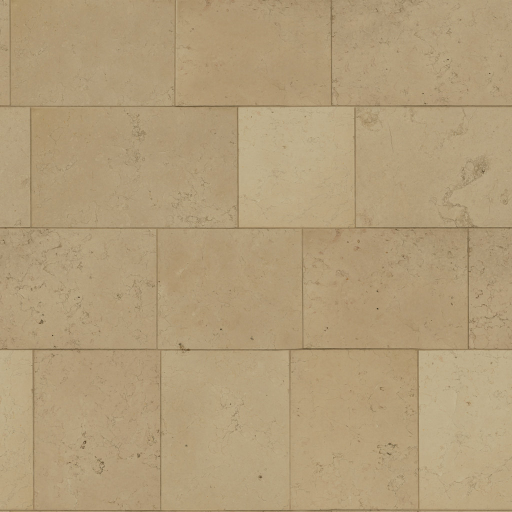
#> input picture assets/blender/materials/marble_01_Diffuse.jpg, 1024 x 1024 px (shown at 1/2 size); its folder holds 4 pictures in this run
$ python prepare_terminal_graphics.py
#> lines starting #> are read from the running program, lines starting #| are printed output that depends on the picture
"""Generate original carpet and display maps; run with the bundled Python/Pillow."""
from pathlib import Path
import json, hashlib
import numpy as np
from PIL import Image, ImageDraw, ImageFont

ROOT=Path(__file__).resolve().parent/'materials'
rng=np.random.default_rng(1304)
y,x=np.mgrid[0:512,0:512]
grain=rng.normal(0,5,(512,512))+2*np.sin(x*1.57)+2*np.cos(y*1.57)
rgb=np.clip(np.array([39,50,57])[None,None,:]+grain[:,:,None],0,255).astype('uint8')
Image.fromarray(rgb).save(ROOT/'terminal-carpet.jpg',quality=90,subsampling=0)
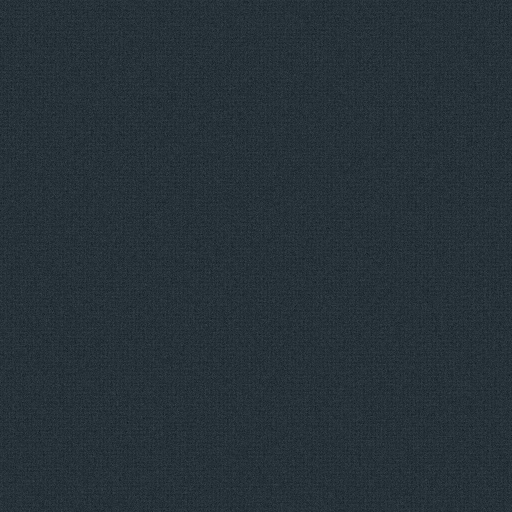
#> saved as terminal-carpet.jpg: PIL image 512x512 RGB; mean R, G, B 38.5, 49.5, 56.5

atlas=Image.new('RGB',(1024,1024),'#0b1624')
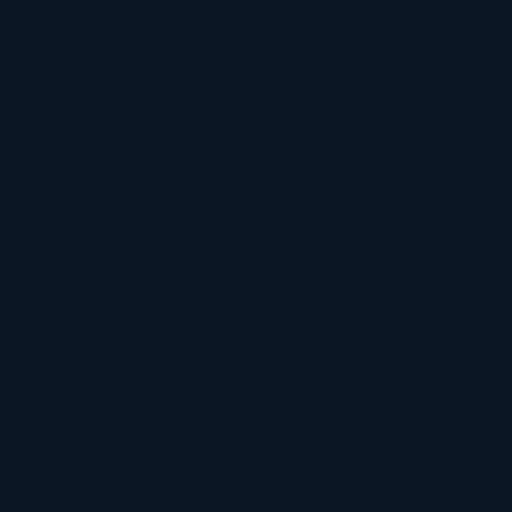
#> atlas: PIL image 1024x1024 RGB (shown at 1/2 size); mean R, G, B 11, 22, 36
draw=ImageDraw.Draw(atlas)
bold=lambda size:ImageFont.truetype(str(ROOT/'Lato-Bold.ttf'),size)
regular=lambda size:ImageFont.truetype(str(ROOT/'Lato-Regular.ttf'),size)
destinations=['BUCHAREST','LONDON','ROME','MILAN','PARIS']
flight_codes=['AS 201','AS 305','AS 412','AS 508','AS 613']
for row in range(8):
    yy=row*128; gate=row<5
    accent='#ddae54' if gate else '#6abfc4'
    draw.rectangle((0,yy,1023,yy+127),fill='#101d2c')
    draw.rectangle((0,yy,13,yy+127),fill=accent)
    code=f'G-{row+1}' if gate else f'CP-{row-4}'
    draw.text((34,yy+10),code,font=bold(83),fill='#eef3f4')
    draw.line((240,yy+20,240,yy+108),fill='#5b6b7a',width=2)
    draw.text((270,yy+13),'BOARDING GATE' if gate else 'SECURITY CONTROL',font=bold(32),fill=accent)
    draw.text((270,yy+59),f'{flight_codes[row]}  /  {destinations[row]}' if gate else 'PREGATESTE DOCUMENTELE SI BAGAJELE',font=regular(25),fill='#eef3f4')
    draw.text((270,yy+97),'AEROSYNAPSE  /  DEMONSTRATIVE TERMINAL',font=regular(17),fill='#a9bac8')
atlas.save(ROOT/'terminal-display-atlas.png',optimize=True)
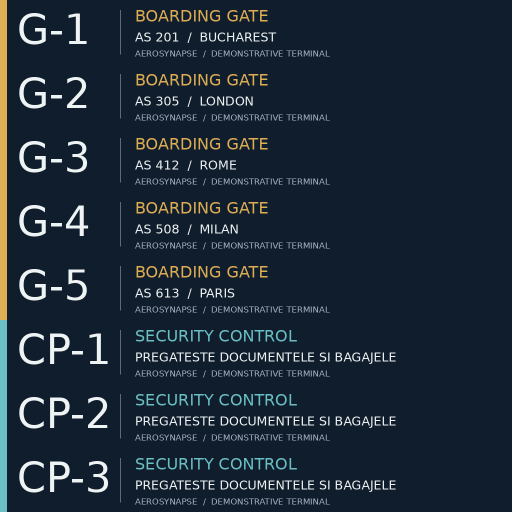
#> saved as terminal-display-atlas.png: PIL image 1024x1024 RGB (shown at 1/2 size); mean R, G, B 29.9, 42.4, 54.9

credits=json.loads((ROOT/'asset-credits.json').read_text())
#> (reads assets/blender/materials/asset-credits.json from the repository)
for asset in credits['textures']:
    for item in asset['maps']:
        path=ROOT/item['file']
        item['runtimeResolution']=list(Image.open(path).size)
#> (the run stopped early here; a loop or call above may not have finished)
